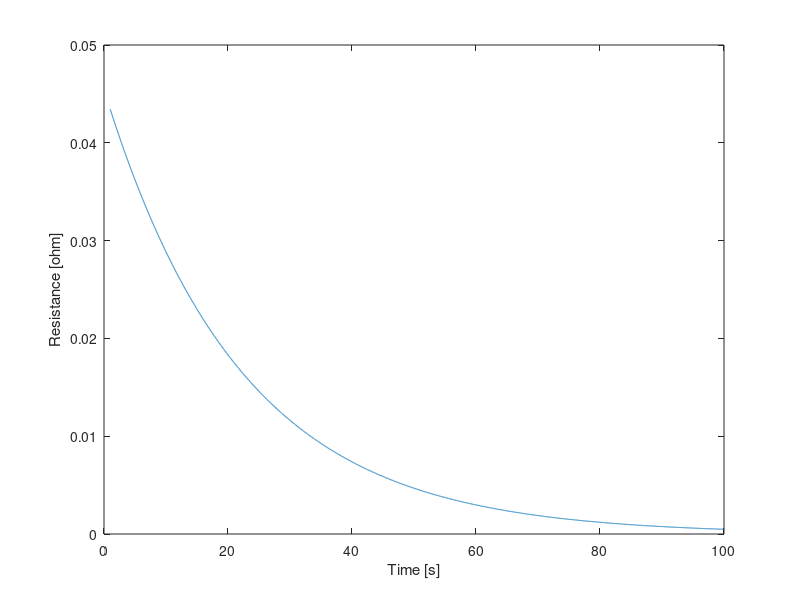

The MATLAB script that drew this image:
%% Industrial Monitoring Project
% Main script
% Problem Solutions start further down

clear;
clc;
close all;

%% ================================================================
% Load and display the industrial environment
% ================================================================

%env = factoryEnvironment();

% robot from 2,2 to 38,18
% collision radius is 0.4 m
% speed up to 1 m/s

% q_critical_battery = 0.6
% q(t) = q(0)*e^(λ*t)
%   q(0)=1, fully charged at t=0
% q(t) = e^(-1.7*10^-3*t)
% 0.6 = e^(-1.7*10^-3*t)
% log(0.6) = -1.7*10^-3*t

% [seconds]
t_before_critical = -10^3/1.7*log(0.6)

function [value] = ramp(t)
    % matrix-compatible implementation
    value = max(0, t);

    % simple implementation
    % if t>=0
    %     value = t;
    % else
    %     value = 0;
    % end
end

% linear interpolation, from `a` to `b`, where `t ∈ [0,1]` indicates the percentage from `a` towards `b`
% function [value] = lerp(a,b,t)
%     value = a + (b-a)*t
% end

function [x,y] = position(t)
    % <60 second response time to 90%, according to SGAS707 datasheet
    % 4 stops for measurement
    % time for travel is about 52.84 seconds, leaving
    % a little over 247/4 seconds for each sensing period
    % [seconds]
    t_sensing_once = 60;

    % workflow
    % measure
    % 2,2 to 8,15
    % measure
    % 8,15 to 12,10
    % 12,10 to 20,5
    % measure
    % 20,5 to 30,15
    % 30,15 to 38,18
    % measure

    locations = [
        2,  2;
        8,  15;
        12, 10;
        20, 5;
        30, 15;
        38, 18
    ];

    % t_travel is time between each location
    % if moving in a straight line at 1 [m/s]
    t_travel = [];
    for i = 2:size(locations,1)
        vector = (locations(i,1:2) - locations(i-1,1:2));
        dist = sqrt(vector(1)^2 + vector(2)^2);
        t_seconds = dist / 1; % t = d / 1 [m/s]
        t_travel = [t_travel, t_seconds];
    end

    % round up t_travel for nice numbers
    % make sure to round UP so that speed
    % is no more than 1 [m/s]
    % t_travel = 14.3178, 6.4031, 9.4340, 14.142, 8.5440
    t_travel_rounded = [14.32, 6.41, 9.44, 14.15, 8.55]
    for i=1:size(t_travel_rounded,2)
        if t_travel_rounded(i) < t_travel(i)
            disp("ERROR: SPEED TOO FAST")
        end
    end


    % 2,8,12,20,30,38
    % x(t) = 2 + (8-2)*r((t-60)/14.32) - (8-2)*r((t-60)/14.32-1)
    fprintf("\nx(t) = 2 +\n");
    elapsed_time = t_sensing_once; % starting time; start moving after sensing once
    x = zeros(size(t)) + 2; % starting position
    for i = 2:size(locations,1)
        location_diff = locations(i,1)-locations(i-1,1);
        % ramp up to `distance` units at a speed of distance/length_of_travel [m/s] before stopping:
        %    distance * min(1, ramp((t-t0)/length_of_travel))
        x = x + location_diff*min(1,ramp((t-elapsed_time)/t_travel_rounded(i-1)));
        if i == size(locations,1)
            fprintf("    %.2f*r((t-%.2f)/%.2f)  -  %.2f*r((t-%.2f)/%.2f-1)\n", location_diff, elapsed_time, t_travel_rounded(i-1), location_diff, elapsed_time, t_travel_rounded(i-1));
        else
            fprintf("    %.2f*r((t-%.2f)/%.2f)  -  %.2f*r((t-%.2f)/%.2f-1) +\n", location_diff, elapsed_time, t_travel_rounded(i-1), location_diff, elapsed_time, t_travel_rounded(i-1));
            elapsed_time = elapsed_time + t_travel_rounded(i-1);
            % there are sensing stops at i=1,3,5
            if i==1 || i==3 || i==5
                elapsed_time = elapsed_time + t_sensing_once;
            end
        end
    end

    fprintf("\ny(t) = 2 +\n");
    elapsed_time = t_sensing_once; % starting time; start moving after sensing once
    y = zeros(size(t)) + 2; % starting position
    for i = 2:size(locations,1)
        location_diff = locations(i,2)-locations(i-1,2);
        % ramp up to `distance` units at a speed of distance/length_of_travel [m/s] before stopping:
        %    distance * min(1, ramp((t-t0)/length_of_travel))
        y = y + location_diff*min(1,ramp((t-elapsed_time)/t_travel_rounded(i-1)));
        if i == size(locations,1)
            fprintf("    %.2f*r((t-%.2f)/%.2f)  -  %.2f*r((t-%.2f)/%.2f-1)\n", location_diff, elapsed_time, t_travel_rounded(i-1), location_diff, elapsed_time, t_travel_rounded(i-1));
        else
            fprintf("    %.2f*r((t-%.2f)/%.2f)  -  %.2f*r((t-%.2f)/%.2f-1) +\n", location_diff, elapsed_time, t_travel_rounded(i-1), location_diff, elapsed_time, t_travel_rounded(i-1));
            elapsed_time = elapsed_time + t_travel_rounded(i-1);
            % there are sensing stops at i=1,3,5
            if i==1 || i==3 || i==5
                elapsed_time = elapsed_time + t_sensing_once;
            end
        end
    end


    % t_travel_total = sum(t_travel_rounded)
    % t_sensing_once
    % t_mission = sum(t_travel_rounded) + t_sensing_once*4
    % q_after_mission = e^(-1.7*10^-3*t_mission)
end

t = 0:0.01:300;
[x,y] = position(t);

% whether to plot [factory, x(t), y(t), |v(t)|]
plots = [0 0 0 0]

if plots(1) ~= 0
    env = factoryEnvironment();

    plot(x, y, '.')
    theta = linspace(0,2*pi,10);
    radius = 0.4;
    for k = 1:floor(size(t,2)/4)
        xc = x(k*4);
        yc = y(k*4);
        xCircle = xc + radius*cos(theta);
        yCircle = yc + radius*sin(theta);
        fill(xCircle, yCircle, [0.70 0.70 0.70], 'EdgeColor','r', 'LineWidth',1.5);
    end


    circles = [
        2,2;
        8,15;
        20,5;
        38,18;
    ];
    theta = linspace(0,2*pi,10);
    radius = 0.1;
    for k = 1:size(circles,1)
        xc = circles(k,1);
        yc = circles(k,2);
        xCircle = xc + radius*cos(theta);
        yCircle = yc + radius*sin(theta);
        fill(xCircle, yCircle, [0.70 0.70 0.70], 'EdgeColor','g', 'LineWidth',1.5);
    end
end

if plots(2) ~= 0
    figure
    plot(t, x)
    title("x-axis position over time")
    xlabel("t [s]")
    ylabel("x [m]")
end

if plots(3) ~= 0
    figure
    plot(t, y)
    title("y-axis position over time")
    xlabel("t [s]")
    ylabel("y [m]")
end


if plots(4) ~= 0
    x_speed = (x(2:end) - x(1:end-1))/0.01;
    y_speed = (y(2:end) - y(1:end-1))/0.01;
    v = sqrt(x_speed.^2 + y_speed.^2);
    figure
    hold on
    plot(t(1:end-1),v)
    plot([0,300], [1,1])
    xlabel("t [s]")
    ylabel("v [m/s]")
end



% PROBLEM 1 FINAL VALUES
% x(t) = 2 +
%     6.00*r((t-60.00)/14.32)  -  6.00*r((t-60.00)/14.32-1) +
%     4.00*r((t-74.32)/6.41)  -  4.00*r((t-74.32)/6.41-1) +
%     8.00*r((t-140.73)/9.44)  -  8.00*r((t-140.73)/9.44-1) +
%     10.00*r((t-150.17)/14.15)  -  10.00*r((t-150.17)/14.15-1) +
%     8.00*r((t-224.32)/8.55)  -  8.00*r((t-224.32)/8.55-1)
%
% y(t) = 2 +
%     13.00*r((t-60.00)/14.32)  -  13.00*r((t-60.00)/14.32-1) +
%     -5.00*r((t-74.32)/6.41)  -  -5.00*r((t-74.32)/6.41-1) +
%     -5.00*r((t-140.73)/9.44)  -  -5.00*r((t-140.73)/9.44-1) +
%     10.00*r((t-150.17)/14.15)  -  10.00*r((t-150.17)/14.15-1) +
%     3.00*r((t-224.32)/8.55)  -  3.00*r((t-224.32)/8.55-1)

% measurement coordinates at (2,2), (8,15), (20,5), (38,18)
% t_travel_total = 52.870
% t_sensing_once = 60
% t_mission = 292.87
% q_after_mission = 0.6078









% PROBLEM 2.
% R_inf = A*C^(-alpha)
% alpha = 0.602
% A = 8.0*10^4
% R_inf = 8.0*10^4*C^(-0.602)

C = 1:0.1:100;
R_inf = 8.0*10^4*C.^(-0.602);

% whether to plot [linear, logarithmic]
plots_2 = [0 0]

if plots_2(1) ~= 0
    figure
    plot(C,R_inf)
    xlabel("C [ppm]")
    ylabel("R_{∞} [Ω]")
end
if plots_2(2) ~= 0
    figure
    loglog(C,R_inf)
    xlabel("C [ppm]")
    ylabel("R_{∞} [Ω]")
end


% 2.iii DISCUSSION
% The sensitivity is lower with high VOC concentrations
% compared to low VOC concentrations; when C changes
% from 1 to 20, R_inf drops by a factor of about 6.07
% i.e., it drops by about 66821 [Ω]
% and when C changes from 81 to 100, R_inf drops by
% a factor of about 1.13 (a drop of about 676.44 [Ω])







% Problem 3
% Eq 1. Vout(T) = Vc * RL / (Rs(t)) + RL)
% Eq 2. Rs = Rinf(c). We assume we have reached a steady state solution
% Knowns Vc = 5, Rl = 10,000 Ohms

% 3.i Expression derived in writeup
Vc = 5;
Rl = 10000;
Vout = Vc * Rl ./ (R_inf + Rl);

% 3.ii
plots_3 = [0]

if plots_3(1) ~= 0
    figure
    plot(C,Vout);
    xlabel("C [ppm]");
    ylabel("Vout [V]");
end

% 3.iii Discussion
    %The transformation from the VOC concentration to output voltage is
    %not linear. As the concentration increases the VOut detection
    %increases logarythmically. 

% 3.iv Expression derived in the writeup
    %  Rs(t) = -10000 + 50000 / Vout(T)

% 3.v Expression derived in the writeup
    % C(t) = ( ( 80000 * Vout(t) ) / (-10000 * Vout(t) + 50000))^(1/0.602)









% Problem 4

% tau * r'(t) + r(t) = r_inf
% All initial conditions assumed 0 for initial steps
tau = 22;
plots_4 = [0, 1];

% 4.i derived in writeup
    % System is time invarient, causual, stable, and linear
    
%4.ii Unit Step Response, Equation Derived in Writeup
t = 1:0.01:100;
R_Step = 1 - exp(-t/22);

if plots_4(1) ~= 0
    figure;
    plot(t, R_Step);
    xlabel("Time [s]");
    ylabel("Resistance [ohm]");
end

%4.iii Impulse Response, Equation Derived in Writeup
R_Impulse = exp(-t/22) / 22

if plots_4(2) ~= 0
    figure;
    plot(t, R_Impulse);
    xlabel("Time [s]");
    ylabel("Resistance [ohm]");
end
